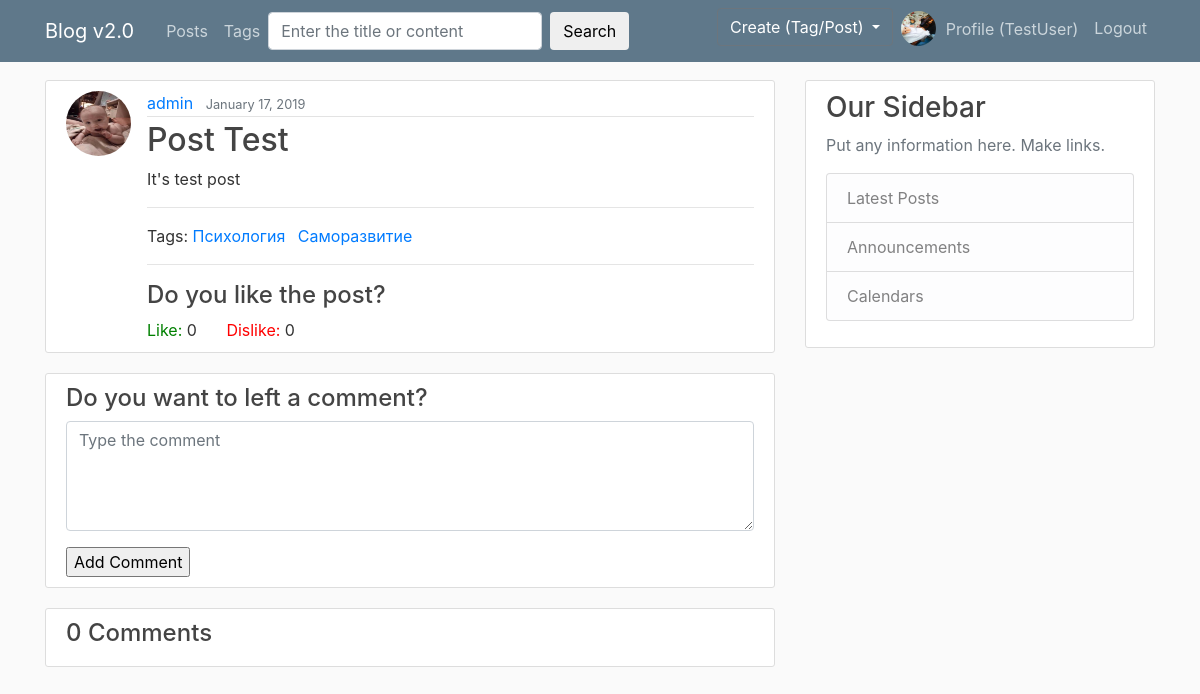
The app's page /post/post-test/ (signed in) with its own data.
### users/models.py (models this page shows, shortened)
class Profile(models.Model):
	user = models.OneToOneField(User, on_delete = models.CASCADE)
	image = models.ImageField(default = 'default.jpg', upload_to = save_image_path)

### blog/models.py (models this page shows, shortened)
class Post(models.Model):
	title = models.CharField(max_length = 150, unique = True)
	slug = models.SlugField(max_length = 150, unique = True, blank = True)
	content = models.TextField()
	date_posted = models.DateTimeField(default = timezone.now)
	author = models.ForeignKey(User, on_delete = models.CASCADE)
	tags = models.ManyToManyField('Tag', blank = True, related_name = 'posts')
	likes = models.PositiveIntegerField(default = 0)
	dislikes = models.PositiveIntegerField(default = 0)
	user_reaction = models.ManyToManyField(settings.AUTH_USER_MODEL, blank = True, related_name = 'user_reaction')
	class Meta:
		ordering = ('-date_posted',)

class Tag(models.Model):
	title = models.CharField(max_length=50, unique = True)
	slug = models.CharField(max_length=50, unique = True, blank = True)

### blog/views.py (the view, shortened to what this page needs)
# urls.py: path('post/<str:slug>/', PostDetailView.as_view(), name = 'post-detail'),
class PostDetailView(FormMixin, DetailView):
	model = Post
	template_name = 'blog/post_detail.html'
	form_class  = CommentForm
	def get_context_data(self, *args, **kwargs):
		context = super(PostDetailView, self).get_context_data(*args, **kwargs)
		context['article'] = self.get_object()
		context['comments'] = Comments.objects.filter(post = self.get_object(), reply = None).order_by('-id')
		context['detail_post'] = True
		context['form'] = self.get_form()
		return context

### blog/forms.py
class CommentForm(forms.ModelForm):
	content = forms.CharField(label = '', widget = forms.Textarea(attrs = {'class':'form-control',
													'rows': 4, 'cols':100, 'placeholder': 'Type the comment'}))
	class Meta:
		model = Comments
		fields = ['content']

### blog/templates/blog/post_detail.html (shortened to what this page needs)
{% extends 'blog/base.html' %}
{% load crispy_forms_tags %}
{% block content %}
	<article class="media content-section">
	  <img src="{{ article.author.profile.image.url }}" class = 'rounded-circle article-img'>
	  <div class="media-body">
	    <div class="article-metadata">
	      <a class="mr-2" href="{% url 'user-posts' article.author.username %}">{{ article.author }}</a>
	      <small class="text-muted">{{ article.date_posted|date:'F d, Y' }}</small>
	    </div>
	    <h2 class="article-title">{{ article.title }}</h2>
	    <p class="article-content">{{ article.content|safe }}</p>
	  <hr>
	  <div>Tags:
	  	  {% for tag in post.tags.all %}
	      <a class="mr-2" href="{% url 'tag-detail' tag.slug %}">{{ tag.title }}</a>
	      {% endfor %}
	  </div>
	  {% block like-dislike %}
	  	<hr>
	  	{% if user.is_authenticated %}
		  	<h4>Do you like the post?</h4>
			<a href="#" id = 'like'><span class = 'glyphicon glyphicon-thumbs-up' style="color:green;">Like: </span></a><span id = 'liked'>{{ article.likes }}</span>
			<a href="#" id = 'dislike' style = 'padding-left: 25px;'><span class = 'glyphicon glyphicon-thumbs-down' style="color:red;">Dislike: </span></a><span id = 'disliked'>{{ article.dislikes }}</span>
		{% else %}
			<h4>Login In, if you Like/Dislike the Post</h4>
		{% endif %}
	  {% endblock %}
	  </div>
	</article>
	{% block comments %}
	<article class="media content-section">
		<div class = 'main-comment-section'>
		<h4>Do you want to left a comment?</h4>
		{% if user.is_active %}
		<div>
			<form action = '' method = 'POST'>
					{{ form|crispy }}
				<input type = 'submit' value = 'Add Comment' id = 'add_comment' data-toggle="modal" data-target=".bs-example-modal-sm">
			</form>
		</div>
		{% else %}
		<p>Must Log In to add comment</p>
		{% endif %}
		</div>
	</article>
	<article class="media content-section">
		<div class = 'main-comment-section'>
			<h4>{{ comments.count }} Comment{{ comments|pluralize }} </h4>
		</div>
	</article>
	{% endblock %}
{% endblock %}

### templates/main.html (shortened to what this page needs)
{% load static %}
<!DOCTYPE html>
<html>
<head>
	<link rel="stylesheet" href="https://stackpath.bootstrapcdn.com/bootstrap/4.1.3/css/bootstrap.min.css">
	<link rel="stylesheet" type="text/css" href="{% static 'css/blog/main.css' %}">
</head>
<body>
	<header class="site-header">
	  <nav class="navbar navbar-expand-md navbar-dark bg-steel fixed-top">
	    <div class="container">
	      <a class="navbar-brand mr-4" href="/">Blog v2.0</a>
	      <div class="collapse navbar-collapse" id="navbarToggle">
	        <div class="navbar-nav mr-auto">
	          <a class="nav-item nav-link" href="{% url 'blog-home' %}">Posts</a>
	          <a class="nav-item nav-link" href="{% url 'tags' %}">Tags</a>
            <form class="form-inline my-2 my-lg-0" method = 'GET' action ='{% url "search_view" %}'>
			    <input class="form-control mr-sm-2" type="search" placeholder="Enter the title or content" name = 'q'>
				<button class="btn btn-default" type="submit">Search</button>
			</form>
	        </div>
	        <div class="navbar-nav">
	        	{% if user.is_authenticated %}
	        	    <div class="dropdown">
					  <button class="btn btn-secondary dropdown-toggle bg-steel" type="button" id="dropdownMenuButton" data-toggle="dropdown" aria-haspopup="true" aria-expanded="false">
					    Create (Tag/Post)
					  </button>
					</div>
	        	  <a class="nav-item nav-link" href="{% url 'profile' %}">
					 <img src="{{ request.user.profile.image.url }}" class = 'rounded-circle logo-img'>
	        	  	 Profile ({{ user.username }})
	        	  </a>
	        	  <a class="nav-item nav-link" href="{% url 'logout' %}">Logout</a>
	        	{% else %}
		          <a class="nav-item nav-link" href="{% url 'login' %}">Login</a>
		          <a class="nav-item nav-link" href="{% url 'register' %}">Register</a>
	            {% endif %}
	        </div>
	      </div>
	    </div>
	  </nav>
	</header>
	<main role="main" class="container">
	  <div class="row">
	    <div class="col-md-8">
	      {% block content %}
	      {% endblock %}
	    </div>
	    <div class="col-md-4">
	      <div class="content-section">
	        <h3>Our Sidebar</h3>
	        <p class='text-muted'>Put any information here. Make links.
	          <ul class="list-group">
	            <li class="list-group-item list-group-item-light">Latest Posts</li>
	            <li class="list-group-item list-group-item-light">Announcements</li>
	            <li class="list-group-item list-group-item-light">Calendars</li>
	          </ul>
	        </p>
	      </div>
	    </div>
	  </div>
	</main>
</body>
</html>

### static/css/blog/main.css (style rules this page uses)
body { background: #fafafa; color: #333333; margin-top: 5rem; }
h1, h2, h3, h4, h5, h6 { color: #444444; }
ul { margin: 0; }
.bg-steel { background-color: #5f788a; }
.site-header .navbar-nav .nav-link { color: #cbd5db; }
.content-section { background: #ffffff; padding: 10px 20px; border: 1px solid #dddddd; border-radius: 3px; margin-bottom: 20px; }
.article-title { color: #444444; }
.article-content { white-space: pre-line; }
.article-img { height: 65px; width: 65px; margin-right: 16px; }
.article-metadata { padding-bottom: 1px; margin-bottom: 4px; border-bottom: 1px solid #e3e3e3 }
.logo-img { height: 35px; width: 35px; margin-right: 5px; margin-top: -5px; }

### records on screen
Post: author.profile.image (picture), author "admin", date_posted "January 17, 2019", title "Post Test", content "It's test post", likes "0", dislikes "0"
Tag: title "Психология"
Tag: title "Саморазвитие"

### other values on screen
{{ user.username }} "TestUser"
{{ comments.count }} "0"
